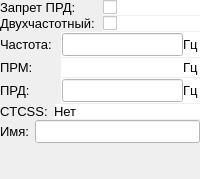
               <widget class="QWidget" name="CHM25_page">
                <property name="sizePolicy">
                 <sizepolicy hsizetype="Preferred" vsizetype="Preferred">
                  <horstretch>0</horstretch>
                  <verstretch>0</verstretch>
                 </sizepolicy>
                </property>
                <layout class="QVBoxLayout" name="verticalLayout_20">
                 <property name="spacing">
                  <number>1</number>
                 </property>
                 <property name="leftMargin">
                  <number>0</number>
                 </property>
                 <property name="topMargin">
                  <number>0</number>
                 </property>
                 <property name="rightMargin">
                  <number>0</number>
                 </property>
                 <property name="bottomMargin">
                  <number>0</number>
                 </property>
                 <item>
                  <layout class="QHBoxLayout" name="horizontalLayout_12">
                   <property name="spacing">
                    <number>6</number>
                   </property>
                   <item>
                    <widget class="QLabel" name="label_27">
                     <property name="sizePolicy">
                      <sizepolicy hsizetype="Preferred" vsizetype="Fixed">
                       <horstretch>0</horstretch>
                       <verstretch>0</verstretch>
                      </sizepolicy>
                     </property>
                     <property name="font">
                      <font>
                       <pointsize>10</pointsize>
                      </font>
                     </property>
                     <property name="text">
                      <string>Запрет ПРД:</string>
                     </property>
                    </widget>
                   </item>
                   <item>
                    <widget class="QCheckBox" name="chm25_prd">
                     <property name="styleSheet">
                      <string notr="true">background: white;</string>
                     </property>
                     <property name="text">
                      <string/>
                     </property>
                    </widget>
                   </item>
                  </layout>
                 </item>
                 <item>
                  <layout class="QHBoxLayout" name="horizontalLayout_13">
                   <property name="spacing">
                    <number>6</number>
                   </property>
                   <property name="topMargin">
                    <number>0</number>
                   </property>
                   <property name="bottomMargin">
                    <number>0</number>
                   </property>
                   <item>
                    <widget class="QLabel" name="label_28">
                     <property name="sizePolicy">
                      <sizepolicy hsizetype="Preferred" vsizetype="Fixed">
                       <horstretch>0</horstretch>
                       <verstretch>0</verstretch>
                      </sizepolicy>
                     </property>
                     <property name="font">
                      <font>
                       <pointsize>10</pointsize>
                      </font>
                     </property>
                     <property name="text">
                      <string>Двухчастотный:</string>
                     </property>
                    </widget>
                   </item>
                   <item>
                    <widget class="QCheckBox" name="chm25_dualfreq">
                     <property name="styleSheet">
                      <string notr="true">background: white;</string>
                     </property>
                     <property name="text">
                      <string/>
                     </property>
                    </widget>
                   </item>
                  </layout>
                 </item>
                 <item>
                  <widget class="QWidget" name="widget_4" native="true">
                   <layout class="QHBoxLayout" name="horizontalLayout_14">
                    <property name="spacing">
                     <number>6</number>
                    </property>
                    <property name="leftMargin">
                     <number>0</number>
                    </property>
                    <property name="topMargin">
                     <number>0</number>
                    </property>
                    <property name="rightMargin">
                     <number>0</number>
                    </property>
                    <property name="bottomMargin">
                     <number>0</number>
                    </property>
                    <item>
                     <widget class="QLabel" name="label_29">
                      <property name="sizePolicy">
                       <sizepolicy hsizetype="Preferred" vsizetype="Fixed">
                        <horstretch>0</horstretch>
                        <verstretch>0</verstretch>
                       </sizepolicy>
                      </property>
                      <property name="font">
                       <font>
                        <pointsize>10</pointsize>
                       </font>
                      </property>
                      <property name="text">
                       <string>Частота:</string>
                      </property>
                     </widget>
                    </item>
                    <item>
                     <widget class="QWidget" name="chm25_freq_full" native="true">
                      <property name="maximumSize">
                       <size>
                        <width>139</width>
                        <height>16777215</height>
                       </size>
                      </property>
                      <property name="styleSheet">
                       <string notr="true">background: white;</string>
                      </property>
                      <layout class="QHBoxLayout" name="horizontalLayout_4">
                       <property name="spacing">
                        <number>0</number>
                       </property>
                       <property name="leftMargin">
                        <number>1</number>
                       </property>
                       <property name="topMargin">
                        <number>1</number>
                       </property>
                       <property name="rightMargin">
                        <number>1</number>
                       </property>
                       <property name="bottomMargin">
                        <number>1</number>
                       </property>
                       <item>
                        <widget class="QLineEdit" name="chm25_freq">
                         <property name="font">
                          <font>
                           <pointsize>10</pointsize>
                          </font>
                         </property>
                         <property name="styleSheet">
                          <string notr="true">background: white;</string>
                         </property>
                        </widget>
                       </item>
                       <item>
                        <widget class="QLabel" name="label_32">
                         <property name="sizePolicy">
                          <sizepolicy hsizetype="Fixed" vsizetype="Fixed">
                           <horstretch>0</horstretch>
                           <verstretch>0</verstretch>
                          </sizepolicy>
                         </property>
                         <property name="font">
                          <font>
                           <pointsize>10</pointsize>
                          </font>
                         </property>
                         <property name="text">
                          <string>Гц</string>
                         </property>
                        </widget>
                       </item>
                      </layout>
                     </widget>
                    </item>
                   </layout>
                  </widget>
                 </item>
                 <item>
                  <widget class="QWidget" name="widget_9" native="true">
                   <layout class="QHBoxLayout" name="horizontalLayout_19">
                    <property name="spacing">
                     <number>6</number>
                    </property>
                    <property name="leftMargin">
                     <number>0</number>
                    </property>
                    <property name="topMargin">
                     <number>0</number>
                    </property>
                    <property name="rightMargin">
                     <number>0</number>
                    </property>
                    <property name="bottomMargin">
                     <number>0</number>
                    </property>
                    <item>
                     <widget class="QLabel" name="label_41">
                      <property name="sizePolicy">
                       <sizepolicy hsizetype="Preferred" vsizetype="Fixed">
                        <horstretch>0</horstretch>
                        <verstretch>0</verstretch>
                       </sizepolicy>
                      </property>
                      <property name="font">
                       <font>
                        <pointsize>10</pointsize>
                       </font>
                      </property>
                      <property name="text">
                       <string>ПРМ:</string>
                      </property>
                     </widget>
                    </item>
                    <item>
                     <widget class="QWidget" name="chm25_prm_freq_full" native="true">
                      <property name="maximumSize">
                       <size>
                        <width>139</width>
                        <height>16777215</height>
                       </size>
                      </property>
                      <property name="styleSheet">
                       <string notr="true">background: white;</string>
                      </property>
                      <layout class="QHBoxLayout" name="horizontalLayout_20">
                       <property name="spacing">
                        <number>0</number>
                       </property>
                       <property name="leftMargin">
                        <number>1</number>
                       </property>
                       <property name="topMargin">
                        <number>1</number>
                       </property>
                       <property name="rightMargin">
                        <number>1</number>
                       </property>
                       <property name="bottomMargin">
                        <number>1</number>
                       </property>
                       <item>
                        <widget class="QLineEdit" name="chm25_prm_freq">
                         <property name="font">
                          <font>
                           <pointsize>10</pointsize>
                          </font>
                         </property>
                         <property name="styleSheet">
                          <string notr="true">background: white;</string>
                         </property>
                         <property name="frame">
                          <bool>false</bool>
                         </property>
                        </widget>
                       </item>
                       <item>
                        <widget class="QLabel" name="label_42">
                         <property name="sizePolicy">
                          <sizepolicy hsizetype="Fixed" vsizetype="Fixed">
                           <horstretch>0</horstretch>
                           <verstretch>0</verstretch>
                          </sizepolicy>
                         </property>
                         <property name="font">
                          <font>
                           <pointsize>10</pointsize>
                          </font>
                         </property>
                         <property name="text">
                          <string>Гц</string>
                         </property>
                        </widget>
                       </item>
                      </layout>
                     </widget>
                    </item>
                   </layout>
                  </widget>
                 </item>
                 <item>
                  <widget class="QWidget" name="widget_6" native="true">
                   <layout class="QHBoxLayout" name="horizontalLayout_17">
                    <property name="spacing">
                     <number>6</number>
                    </property>
                    <property name="leftMargin">
                     <number>0</number>
                    </property>
                    <property name="topMargin">
                     <number>0</number>
                    </property>
                    <property name="rightMargin">
                     <number>0</number>
                    </property>
                    <property name="bottomMargin">
                     <number>0</number>
                    </property>
                    <item>
                     <widget class="QLabel" name="label_38">
                      <property name="sizePolicy">
                       <sizepolicy hsizetype="Preferred" vsizetype="Fixed">
                        <horstretch>0</horstretch>
                        <verstretch>0</verstretch>
                       </sizepolicy>
                      </property>
                      <property name="font">
                       <font>
                        <pointsize>10</pointsize>
                       </font>
                      </property>
                      <property name="text">
                       <string>ПРД:</string>
                      </property>
                     </widget>
                    </item>
                    <item>
                     <widget class="QWidget" name="chm25_prd_freq_full" native="true">
                      <property name="maximumSize">
                       <size>
                        <width>139</width>
                        <height>16777215</height>
                       </size>
                      </property>
                      <property name="styleSheet">
                       <string>background: white;</string>
                      </property>
                      <layout class="QHBoxLayout" name="horizontalLayout_18">
                       <property name="spacing">
                        <number>0</number>
                       </property>
                       <property name="leftMargin">
                        <number>1</number>
                       </property>
                       <property name="topMargin">
                        <number>1</number>
                       </property>
                       <property name="rightMargin">
                        <number>1</number>
                       </property>
                       <property name="bottomMargin">
                        <number>1</number>
                       </property>
                       <item>
                        <widget class="QLineEdit" name="chm25_prd_freq">
                         <property name="font">
                          <font>
                           <pointsize>10</pointsize>
                          </font>
                         </property>
                         <property name="styleSheet">
                          <string notr="true">background: white;</string>
                         </property>
                        </widget>
                       </item>
                       <item>
                        <widget class="QLabel" name="label_39">
                         <property name="sizePolicy">
                          <sizepolicy hsizetype="Fixed" vsizetype="Fixed">
                           <horstretch>0</horstretch>
                           <verstretch>0</verstretch>
                          </sizepolicy>
                         </property>
                         <property name="font">
                          <font>
                           <pointsize>10</pointsize>
                          </font>
                         </property>
                         <property name="text">
                          <string>Гц</string>
                         </property>
                        </widget>
                       </item>
                      </layout>
                     </widget>
                    </item>
                   </layout>
                  </widget>
                 </item>
                 <item>
                  <layout class="QHBoxLayout" name="horizontalLayout_15">
                   <property name="spacing">
                    <number>6</number>
                   </property>
                   <item>
                    <widget class="QLabel" name="label_30">
                     <property name="sizePolicy">
                      <sizepolicy hsizetype="Fixed" vsizetype="Fixed">
                       <horstretch>0</horstretch>
                       <verstretch>0</verstretch>
                      </sizepolicy>
                     </property>
                     <property name="minimumSize">
                      <size>
                       <width>48</width>
                       <height>0</height>
                      </size>
                     </property>
                     <property name="font">
                      <font>
                       <pointsize>10</pointsize>
                      </font>
                     </property>
                     <property name="text">
                      <string>CTCSS:</string>
                     </property>
                    </widget>
                   </item>
                   <item>
                    <widget class="QLabel" name="chm25_ctcss">
                     <property name="font">
                      <font>
                       <pointsize>10</pointsize>
                      </font>
                     </property>
                     <property name="styleSheet">
                      <string notr="true">background: white;</string>
                     </property>
                     <property name="text">
                      <string>Нет</string>
                     </property>
                    </widget>
                   </item>
                  </layout>
                 </item>
                 <item>
                  <layout class="QHBoxLayout" name="horizontalLayout_16">
                   <property name="spacing">
                    <number>6</number>
                   </property>
                   <item>
                    <widget class="QLabel" name="label_31">
                     <property name="sizePolicy">
                      <sizepolicy hsizetype="Preferred" vsizetype="Fixed">
                       <horstretch>0</horstretch>
                       <verstretch>0</verstretch>
                      </sizepolicy>
                     </property>
                     <property name="font">
                      <font>
                       <pointsize>10</pointsize>
                      </font>
                     </property>
                     <property name="text">
                      <string>Имя:</string>
                     </property>
                    </widget>
                   </item>
                   <item>
                    <widget class="QLineEdit" name="chm25_name">
                     <property name="sizePolicy">
                      <sizepolicy hsizetype="Expanding" vsizetype="Fixed">
                       <horstretch>0</horstretch>
                       <verstretch>0</verstretch>
                      </sizepolicy>
                     </property>
                     <property name="font">
                      <font>
                       <pointsize>10</pointsize>
                      </font>
                     </property>
                     <property name="styleSheet">
                      <string notr="true">background: white;</string>
                     </property>
                    </widget>
                   </item>
                  </layout>
                 </item>
                 <item>
                  <spacer name="verticalSpacer">
                   <property name="orientation">
                    <enum>Qt::Vertical</enum>
                   </property>
                   <property name="sizeHint" stdset="0">
                    <size>
                     <width>20</width>
                     <height>36</height>
                    </size>
                   </property>
                  </spacer>
                 </item>
                </layout>
               </widget>
